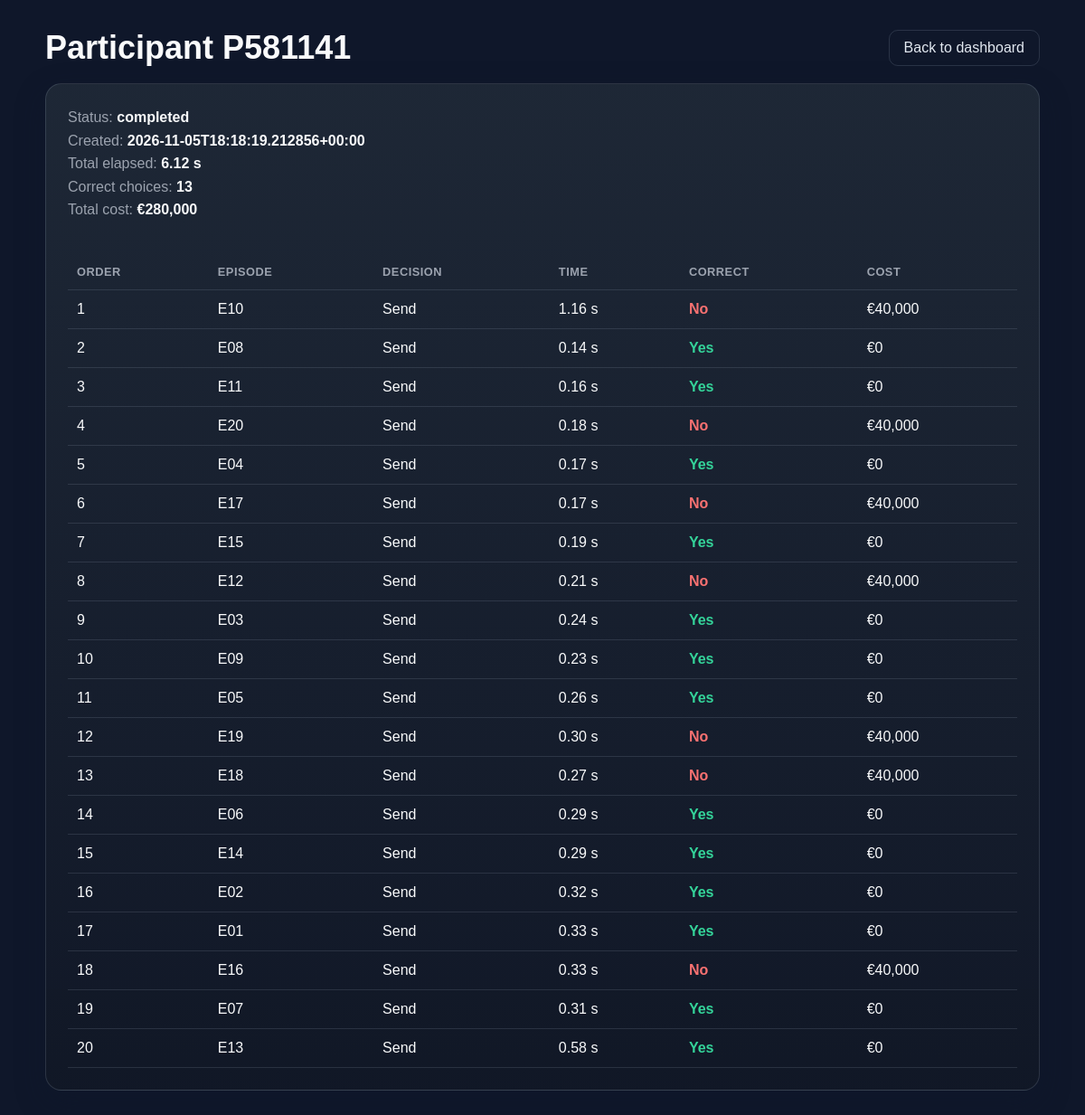
/admin/participant/P581141, run on the app's committed database.
### tables this page shows
CREATE TABLE participants (
            participant_code TEXT PRIMARY KEY,
            created_at TEXT NOT NULL,
            status TEXT NOT NULL DEFAULT 'in_progress',
            order_json TEXT NOT NULL,
            total_elapsed_ms INTEGER NOT NULL DEFAULT 0,
            total_cost INTEGER NOT NULL DEFAULT 0,
            perfect_cost INTEGER NOT NULL DEFAULT 0,
            correct_count INTEGER NOT NULL DEFAULT 0,
            completed_at TEXT
        );

CREATE TABLE responses (
            id INTEGER PRIMARY KEY AUTOINCREMENT,
            participant_code TEXT NOT NULL,
            episode_id TEXT NOT NULL,
            order_index INTEGER NOT NULL,
            started_at TEXT NOT NULL,
            submitted_at TEXT NOT NULL,
            elapsed_ms INTEGER NOT NULL,
            choice TEXT NOT NULL,
            correct INTEGER NOT NULL,
            actual_exceeded INTEGER NOT NULL,
            cost INTEGER NOT NULL,
            FOREIGN KEY(participant_code) REFERENCES participants(participant_code)
        );

### app.py (the view)
@app.route("/admin/participant/<participant_code>")
def admin_participant(participant_code):
    conn = get_db()
    participant = conn.execute(
        """
        SELECT participant_code, created_at, status, total_elapsed_ms, total_cost,
               perfect_cost, correct_count
        FROM participants
        WHERE participant_code = ?
        """,
        (participant_code,),
    ).fetchone()
    if participant is None:
        conn.close()
        return "Participant not found", 404
    responses = conn.execute(
        """
        SELECT episode_id, order_index, choice, correct, elapsed_ms, cost,
               actual_exceeded, started_at, submitted_at
        FROM responses
        WHERE participant_code = ?
        ORDER BY order_index ASC
        """,
        (participant_code,),
    ).fetchall()
    conn.close()
    return render_template(
        "admin_participant.html",
        participant=participant,
        responses=responses,
    )

### app.py (called while the page is built)
@app.template_filter("admin_number")
def admin_number(value):
    try:
        return f"{int(value):,}"
    except (TypeError, ValueError):
        return value

def get_db():
    conn = sqlite3.connect(DB_PATH)
    conn.row_factory = sqlite3.Row
    return conn

### templates/admin_participant.html (shortened to what this page needs)
<!DOCTYPE html>
<html lang="en">
  <head>
    <link rel="stylesheet" href="{{ url_for('static', filename='styles.css') }}" />
  </head>
  <body>
    <div class="page-shell">
      <div class="toolbar">
        <h1>Participant {{ participant.participant_code }}</h1>
        <a href="{{ url_for('admin_dashboard') }}">Back to dashboard</a>
      </div>
      <div class="card">
        <div class="participant-meta">
          Status: <strong>{{ participant.status }}</strong><br />
          Created: <strong>{{ participant.created_at }}</strong><br />
          Total elapsed: <strong>{{ "%.2f"|format(participant.total_elapsed_ms / 1000) }} s</strong><br />
          Correct choices: <strong>{{ participant.correct_count }}</strong><br />
          Total cost: <strong>€{{ participant.total_cost|admin_number }}</strong>
        </div>
        <div class="summary-table-wrap">
          <table>
            <thead>
              <tr>
                <th>Order</th>
                <th>Episode</th>
                <th>Decision</th>
                <th>Time</th>
                <th>Correct</th>
                <th>Cost</th>
              </tr>
            </thead>
            <tbody>
              {% for response in responses %}
              <tr>
                <td>{{ response.order_index + 1 }}</td>
                <td>{{ response.episode_id }}</td>
                <td class="decision">{{ response.choice|replace('_', ' ') }}</td>
                <td>{{ "%.2f"|format(response.elapsed_ms / 1000) }} s</td>
                <td class="{{ 'correct-true' if response.correct else 'correct-false' }}">
                  {{ "Yes" if response.correct else "No" }}
                </td>
                <td>€{{ response.cost|admin_number }}</td>
              </tr>
              {% else %}
              <tr>
                <td colspan="6">No episode decisions recorded yet.</td>
              </tr>
              {% endfor %}
            </tbody>
          </table>
        </div>
      </div>
    </div>
  </body>
</html>

### static/styles.css (style rules this page uses)
:root { --bg: #0f172a; --panel: #111827; --card: #1f2937; --muted: #9ca3af; --text: #f9fafb; --line: #374151; --accent: #60a5fa; --accent-strong: #3b82f6; --danger: #f87171; --success: #34d399; --warning: #fbbf24; }
* { box-sizing: border-box; }
html, body { margin: 0; min-height: 100%; background: var(--bg); color: var(--text); font-family: Arial, Helvetica, sans-serif; }
body { display: flex; justify-content: center; min-height: 100vh; padding: 20px; }
.page-shell { width: min(1100px, 100%); }
h1 { margin: 0; font-size: clamp(32px, 3vw, 44px); }
.card { background: linear-gradient(180deg, rgba(31, 41, 55, 0.96), rgba(17, 24, 39, 0.98)); border: 1px solid rgba(148, 163, 184, 0.2); border-radius: 18px; box-shadow: 0 12px 32px rgba(15, 23, 42, 0.35); padding: 24px; }
.summary-table-wrap { overflow-x: auto; }
table { width: 100%; border-collapse: collapse; margin-top: 16px; }
th, td { padding: 12px 10px; border-bottom: 1px solid rgba(148, 163, 184, 0.18); text-align: left; }
th { color: var(--muted); font-size: 0.8rem; text-transform: uppercase; letter-spacing: 0.04em; }
td.correct-true { color: var(--success); font-weight: 700; }
td.correct-false { color: var(--danger); font-weight: 700; }

### templates/admin_participant.html (style rules this page uses)
body { padding: 32px 20px; }
.toolbar { display: flex; justify-content: space-between; align-items: center; gap: 12px; margin-bottom: 18px; }
.toolbar a { color: #e2e8f0; text-decoration: none; border: 1px solid rgba(148,163,184,0.2); border-radius: 10px; padding: 10px 16px; }
.participant-meta { color: var(--muted); line-height: 1.6; margin-bottom: 20px; }
.participant-meta strong { color: var(--text); }
.correct-true { color: var(--success); font-weight: 700; }
.correct-false { color: var(--danger); font-weight: 700; }
.decision { text-transform: capitalize; }
table { width: 100%; }
th, td { padding: 12px 10px; }

### data on the page
participants: participant_code "P581141", status "completed", created_at "2026-11-05T18:18:19.212856+00:00", participant.total_elapsed_ms/1000 "6.12", correct_count "13", total_cost|admin_number "280,000"
responses: response.order_index+1 "1", episode_id "E10", choice "Send", response.elapsed_ms/1000 "1.16", correct "No", cost|admin_number "40,000"
responses: response.order_index+1 "2", episode_id "E08", choice "Send", response.elapsed_ms/1000 "0.14", correct "Yes", cost|admin_number "0"
responses: response.order_index+1 "3", episode_id "E11", choice "Send", response.elapsed_ms/1000 "0.16", correct "Yes", cost|admin_number "0"
responses: response.order_index+1 "4", episode_id "E20", choice "Send", response.elapsed_ms/1000 "0.18", correct "No", cost|admin_number "40,000"
responses: response.order_index+1 "5", episode_id "E04", choice "Send", response.elapsed_ms/1000 "0.17", correct "Yes", cost|admin_number "0"
responses: response.order_index+1 "6", episode_id "E17", choice "Send", response.elapsed_ms/1000 "0.17", correct "No", cost|admin_number "40,000"
responses: response.order_index+1 "7", episode_id "E15", choice "Send", response.elapsed_ms/1000 "0.19", correct "Yes", cost|admin_number "0"
responses: response.order_index+1 "8", episode_id "E12", choice "Send", response.elapsed_ms/1000 "0.21", correct "No", cost|admin_number "40,000"
responses: response.order_index+1 "9", episode_id "E03", choice "Send", response.elapsed_ms/1000 "0.24", correct "Yes", cost|admin_number "0"
responses: response.order_index+1 "10", episode_id "E09", choice "Send", response.elapsed_ms/1000 "0.23", correct "Yes", cost|admin_number "0"
responses: response.order_index+1 "11", episode_id "E05", choice "Send", response.elapsed_ms/1000 "0.26", correct "Yes", cost|admin_number "0"
responses: response.order_index+1 "12", episode_id "E19", choice "Send", response.elapsed_ms/1000 "0.30", correct "No", cost|admin_number "40,000"
responses: response.order_index+1 "13", episode_id "E18", choice "Send", response.elapsed_ms/1000 "0.27", correct "No", cost|admin_number "40,000"
responses: response.order_index+1 "14", episode_id "E06", choice "Send", response.elapsed_ms/1000 "0.29", correct "Yes", cost|admin_number "0"
responses: response.order_index+1 "15", episode_id "E14", choice "Send", response.elapsed_ms/1000 "0.29", correct "Yes", cost|admin_number "0"
responses: response.order_index+1 "16", episode_id "E02", choice "Send", response.elapsed_ms/1000 "0.32", correct "Yes", cost|admin_number "0"
responses: response.order_index+1 "17", episode_id "E01", choice "Send", response.elapsed_ms/1000 "0.33", correct "Yes", cost|admin_number "0"
responses: response.order_index+1 "18", episode_id "E16", choice "Send", response.elapsed_ms/1000 "0.33", correct "No", cost|admin_number "40,000"
responses: response.order_index+1 "19", episode_id "E07", choice "Send", response.elapsed_ms/1000 "0.31", correct "Yes", cost|admin_number "0"
responses: response.order_index+1 "20", episode_id "E13", choice "Send", response.elapsed_ms/1000 "0.58", correct "Yes", cost|admin_number "0"
